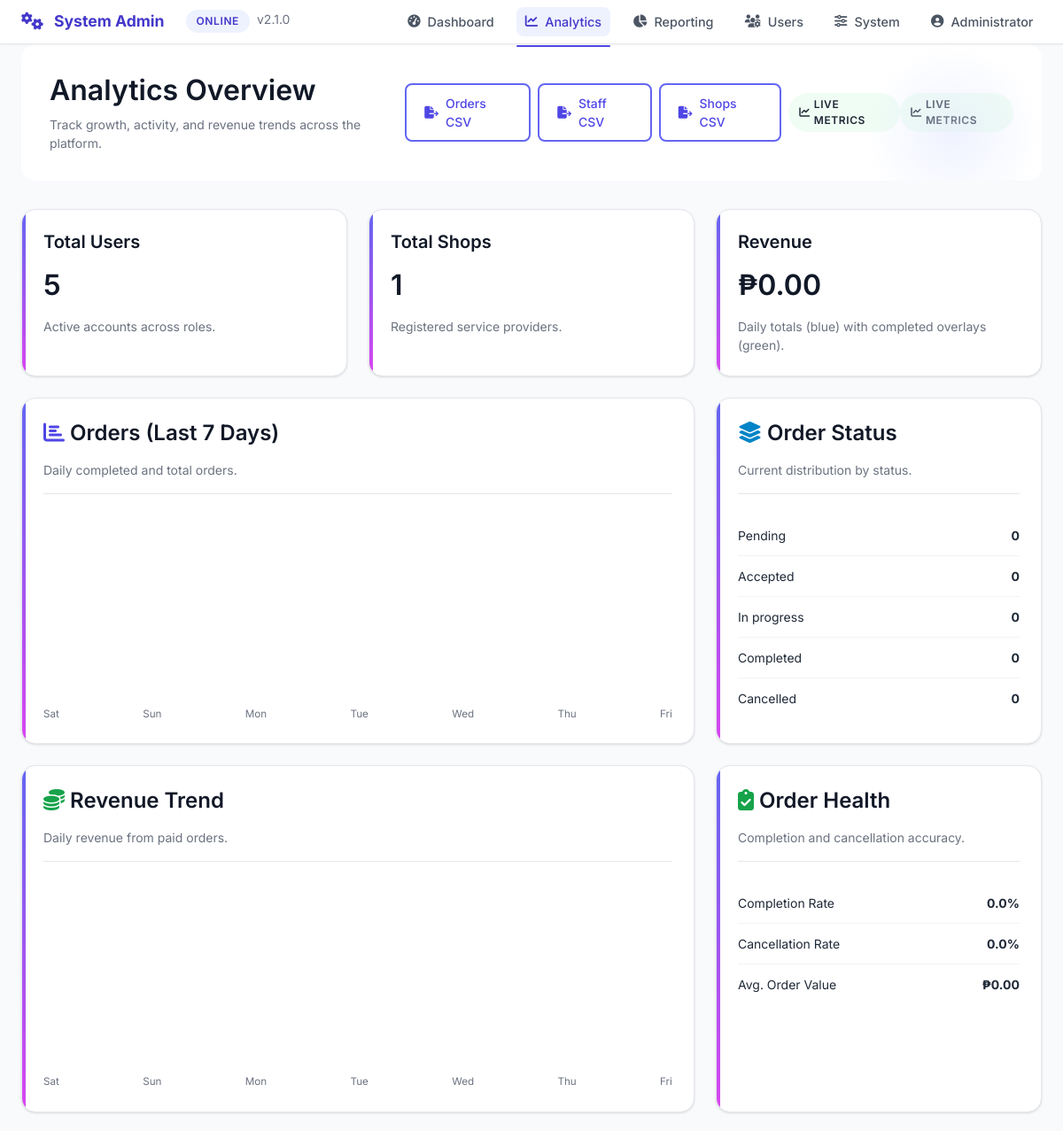
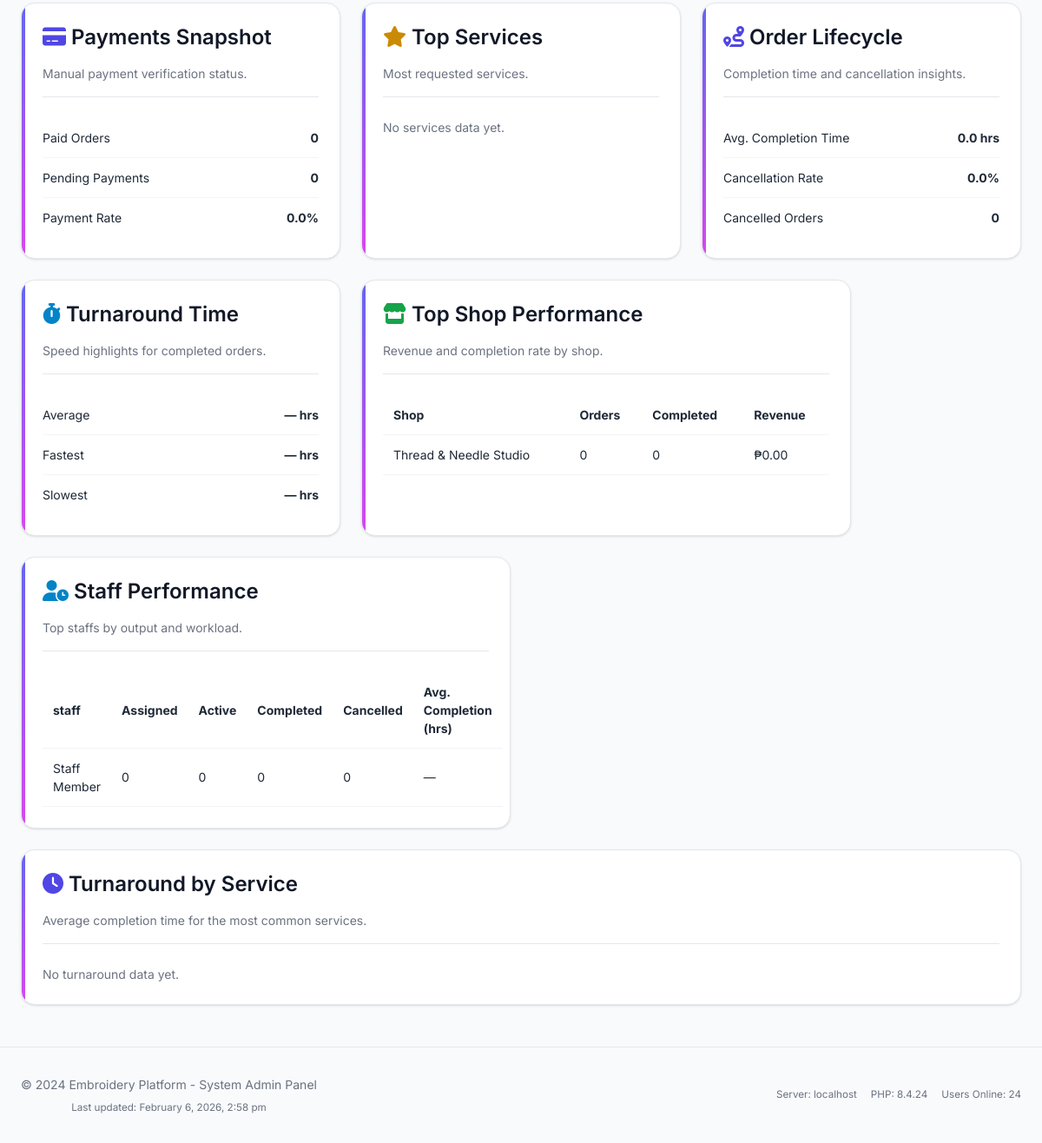
Screenshot of /sys_admin/analytics.php (signed in) with the database file from the repository (2 pictures, top to bottom).
### tables this page shows
CREATE TABLE `shops` (
  `id` int(11) NOT NULL,
  `owner_id` int(11) NOT NULL,
  `shop_name` varchar(200) NOT NULL,
  `shop_description` text DEFAULT NULL,
  `address` text DEFAULT NULL,
  `phone` varchar(20) DEFAULT NULL,
  `email` varchar(100) DEFAULT NULL,
  `business_permit` varchar(100) DEFAULT NULL,
  `permit_file` varchar(255) DEFAULT NULL,
  `logo` varchar(255) DEFAULT NULL,
  `opening_time` time DEFAULT NULL,
  `closing_time` time DEFAULT NULL,
  `operating_days` longtext DEFAULT NULL CHECK (json_valid(`operating_days`)),
  `service_settings` longtext DEFAULT NULL CHECK (json_valid(`service_settings`)),
  `pricing_settings` longtext DEFAULT NULL CHECK (json_valid(`pricing_settings`)),
  `status` enum('pending','active','suspended','rejected') DEFAULT 'pending',
  `rejection_reason` text DEFAULT NULL,
  `rejected_at` timestamp NULL DEFAULT NULL,
  `rating` decimal(3,2) DEFAULT 0.00,
  `rating_count` int(11) DEFAULT 0,
  `total_orders` int(11) DEFAULT 0,
  `total_earnings` decimal(12,2) DEFAULT 0.00,
  `created_at` timestamp NOT NULL DEFAULT current_timestamp(),
  `updated_at` timestamp NOT NULL DEFAULT current_timestamp() ON UPDATE current_timestamp()
);

CREATE TABLE `users` (
  `id` int(11) NOT NULL,
  `fullname` varchar(100) DEFAULT NULL,
  `email` varchar(100) DEFAULT NULL,
  `password` varchar(255) DEFAULT NULL,
  `role` enum('sys_admin','staff','owner','hr','client') DEFAULT 'client',
  `status` enum('pending','active','inactive','rejected') DEFAULT 'active',
  `created_at` timestamp NOT NULL DEFAULT current_timestamp(),
  `email_verified` tinyint(1) DEFAULT 0,
  `phone` varchar(20) DEFAULT NULL,
  `phone_verified` tinyint(1) DEFAULT 0,
  `last_login` datetime DEFAULT NULL
);

### sys_admin/analytics.php (the view, shortened to what the rows shown need)
<?php
require_once '../config/db.php';
$overview = $pdo->query("
    SELECT
        (SELECT COUNT(*) FROM users) as total_users,
        (SELECT COUNT(*) FROM shops) as total_shops,
        (SELECT COUNT(*) FROM orders) as total_orders,
        (SELECT COUNT(*) FROM orders WHERE status = 'completed' AND completed_at IS NOT NULL) as completed_orders,
        (SELECT COUNT(*) FROM orders WHERE status = 'pending') as pending_orders,
        (SELECT COUNT(*) FROM orders WHERE status IN ('accepted', 'in_progress')) as active_orders,
        (SELECT COUNT(*) FROM orders WHERE status = 'cancelled') as cancelled_orders,
        (SELECT COUNT(*) FROM orders WHERE payment_status = 'paid') as paid_orders,
        (SELECT COUNT(*) FROM orders WHERE payment_status = 'pending') as pending_payments,
        (SELECT COALESCE(SUM(price), 0) FROM orders WHERE payment_status = 'paid') as total_revenue,
        (SELECT COALESCE(AVG(price), 0) FROM orders WHERE status = 'completed' AND price IS NOT NULL) as avg_order_value
")->fetch();
$shopPerformance = $pdo->query("
    SELECT
        s.id,
        s.shop_name,
        COUNT(o.id) as total_orders,
        SUM(CASE WHEN o.status = 'completed' THEN 1 ELSE 0 END) as completed_orders,
        SUM(CASE WHEN o.status = 'cancelled' THEN 1 ELSE 0 END) as cancelled_orders,
        COALESCE(SUM(CASE WHEN o.status = 'completed' THEN o.price ELSE 0 END), 0) as revenue,
        AVG(CASE WHEN o.status = 'completed' AND o.completed_at IS NOT NULL THEN TIMESTAMPDIFF(HOUR, o.created_at, o.completed_at) END) as avg_completion_hours
    FROM shops s
    LEFT JOIN orders o ON s.id = o.shop_id
    GROUP BY s.id, s.shop_name
    ORDER BY revenue DESC, completed_orders DESC
    LIMIT 5
")->fetchAll();
$staffProductivity = $pdo->query("
    SELECT
        u.id,
        u.fullname,
        COUNT(o.id) as total_assigned,
        SUM(CASE WHEN o.status = 'completed' THEN 1 ELSE 0 END) as completed_orders,
        SUM(CASE WHEN o.status IN ('accepted', 'in_progress') THEN 1 ELSE 0 END) as active_orders,
        SUM(CASE WHEN o.status = 'cancelled' THEN 1 ELSE 0 END) as cancelled_orders,
        AVG(CASE WHEN o.status = 'completed' AND o.completed_at IS NOT NULL THEN TIMESTAMPDIFF(HOUR, o.created_at, o.completed_at) END) as avg_completion_hours
    FROM users u
    LEFT JOIN orders o ON o.assigned_to = u.id
    WHERE u.role = 'staff'
    GROUP BY u.id, u.fullname
    ORDER BY completed_orders DESC, active_orders DESC
    LIMIT 5
")->fetchAll();
?>
<!DOCTYPE html>
<html lang="en">
<head>
    <link rel="stylesheet" href="../assets/css/style.css">
    <link rel="stylesheet" href="https://cdnjs.cloudflare.com/ajax/libs/font-awesome/6.4.0/css/all.min.css">
</head>
<body>
    <div class="container">
        <div class="dashboard-header fade-in">
            <div class="d-flex justify-between align-center">
                <div>
                    <h2>Analytics Overview</h2>
                </div>
            </div>
        </div>
        <div class="analytics-grid">
            <div class="card analytics-card">
                <h2><?php echo number_format($overview['total_users'] ?? 0); ?></h2>
            </div>
            <div class="card analytics-card">
                <h2><?php echo number_format($overview['total_shops'] ?? 0); ?></h2>
            </div>
            <div class="card analytics-card">
                <h2>₱<?php echo number_format($overview['total_revenue'] ?? 0, 2); ?></h2>
            </div>
            <div class="card half-card">
                <?php if (empty($shopPerformance)): ?>
                    <p class="text-muted">No shop performance data yet.</p>
                <?php else: ?>
                    <table class="analytics-table">
                        <thead>
                            <tr>
                                <th>Shop</th>
                                <th>Orders</th>
                                <th>Completed</th>
                                <th>Revenue</th>
                            </tr>
                        </thead>
                        <tbody>
                            <?php foreach ($shopPerformance as $shop): ?>
                                <tr>
                                    <td><?php echo htmlspecialchars($shop['shop_name']); ?></td>
                                    <td><?php echo number_format($shop['total_orders']); ?></td>
                                    <td><?php echo number_format($shop['completed_orders']); ?></td>
                                    <td>₱<?php echo number_format($shop['revenue'], 2); ?></td>
                                </tr>
                            <?php endforeach; ?>
                        </tbody>
                    </table>
                <?php endif; ?>
            </div>
            <div class="card half-card">
                <?php if (empty($staffProductivity)): ?>
                    <p class="text-muted">No staff productivity data yet.</p>
                <?php else: ?>
                    <table class="analytics-table">
                        <thead>
                            <tr>
                                <th>staff</th>
                                <th>Assigned</th>
                                <th>Active</th>
                                <th>Completed</th>
                                <th>Cancelled</th>
                                <th>Avg. Completion (hrs)</th>
                            </tr>
                        </thead>
                        <tbody>
                            <?php foreach ($staffProductivity as $staff): ?>
                                <tr>
                                    <td><?php echo htmlspecialchars($staff['fullname']); ?></td>
                                    <td><?php echo number_format($staff['total_assigned']); ?></td>
                                    <td><?php echo number_format($staff['active_orders']); ?></td>
                                    <td><?php echo number_format($staff['completed_orders']); ?></td>
                                    <td><?php echo number_format($staff['cancelled_orders']); ?></td>
                                    <td><?php echo $staff['avg_completion_hours'] !== null ? number_format($staff['avg_completion_hours'], 1) : '—'; ?></td>
                                </tr>
                            <?php endforeach; ?>
                        </tbody>
                    </table>
                <?php endif; ?>
            </div>
        </div>
    </div>
</body>
</html>

### rows the page displays
shops: shop_name "Thread & Needle Studio", total_orders "0", completed_orders "0", revenue "0.00"
users: fullname "Staff Member", total_assigned "0", active_orders "0", completed_orders "0", cancelled_orders "0"

### other values shown
$item['label'] "Dashboard"
$item['label'] "Analytics"
$item['label'] "Reporting"
$userName "Administrator"
$overview['total_users'] "5"
$overview['total_shops'] "1"
$overview['total_revenue'] "0.00"
date('D', strtotime($day)) "Sat"
date('D', strtotime($day)) "Sun"
date('D', strtotime($day)) "Mon"
date('D', strtotime($day)) "Tue"
date('D', strtotime($day)) "Wed"
date('D', strtotime($day)) "Thu"
date('D', strtotime($day)) "Fri"
str_replace('_', ' ', $status) "Pending"
